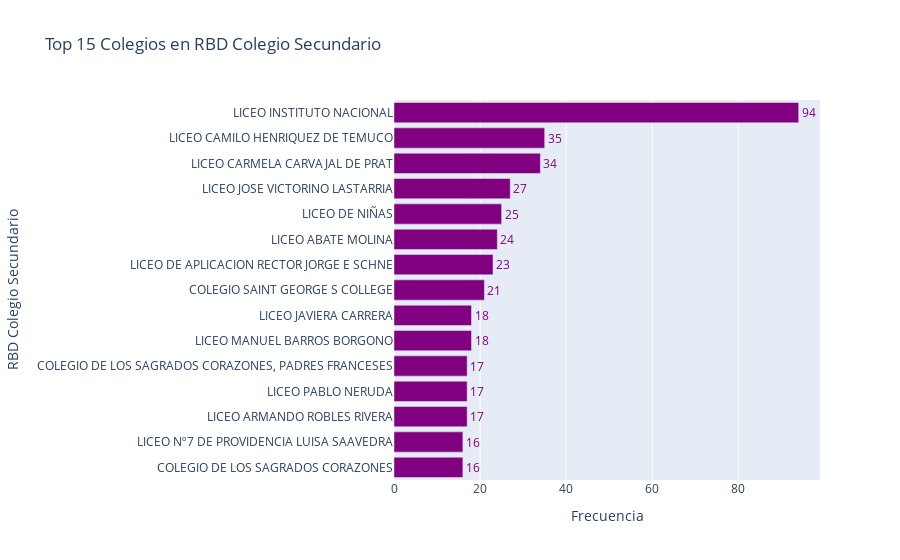

Notebook code cell kept with this figure:
### Code cell
import plotly.express as px

filtered_df = df[df["RBD Colegio Secundario"] != "estudio extranjero"]

top_15_rbd = filtered_df["RBD Colegio Secundario"].value_counts().head(15).sort_values(ascending=True)

top_15_names = filtered_df[filtered_df["RBD Colegio Secundario"].isin(top_15_rbd.index)][["RBD Colegio Secundario", "Nombre Secundaria"]].drop_duplicates().set_index("RBD Colegio Secundario")

top_15_rbd.index = top_15_rbd.index.map(top_15_names["Nombre Secundaria"])

fig = px.bar(top_15_rbd, x=top_15_rbd.values, y=top_15_rbd.index, orientation='h', color_discrete_sequence=['purple'], labels={'x': 'Frecuencia', 'y': 'Nombre Secundaria'}, title='Top 15 Colegios en RBD Colegio Secundario', text=top_15_rbd.values)
fig.update_traces(textposition='outside', textfont_color='purple')
fig.update_layout(yaxis_tickangle=0)
fig.show()

### Figure 1 — Plotly figure (JSON) as saved in the notebook; plotly's stock layout.template omitted (floating-point values rounded to 4 significant figures)
{"data": [{"alignmentgroup": "True", "hovertemplate": "Frecuencia=%{x}<br>RBD Colegio Secundario=%{y}<br>text=%{text}<extra></extra>", "legendgroup": "", "marker": {"color": "purple", "pattern": {"shape": ""}}, "name": "", "offsetgroup": "", "orientation": "h", "showlegend": false, "text": [16, 16, 17, 17, 17, 18, 18, 21, 23, 24, 25, 27, 34, 35, 94], "textfont": {"color": "purple"}, "textposition": "outside", "type": "bar", "x": [16, 16, 17, 17, 17, 18, 18, 21, 23, 24, 25, 27, 34, 35, 94], "xaxis": "x", "y": ["COLEGIO DE LOS SAGRADOS CORAZONES", "LICEO Nº7 DE PROVIDENCIA LUISA SAAVEDRA", "LICEO ARMANDO ROBLES RIVERA", "LICEO PABLO NERUDA", "COLEGIO DE LOS SAGRADOS CORAZONES, PADRES FRANCESES", "LICEO MANUEL BARROS BORGONO", "LICEO JAVIERA CARRERA", "COLEGIO SAINT GEORGE S COLLEGE", "LICEO DE APLICACION RECTOR JORGE E SCHNE", "LICEO ABATE MOLINA", "LICEO DE NIÑAS", "LICEO JOSE VICTORINO LASTARRIA", "LICEO CARMELA CARVAJAL DE PRAT", "LICEO CAMILO HENRIQUEZ DE TEMUCO", "LICEO INSTITUTO NACIONAL"], "yaxis": "y"}], "layout": {"barmode": "relative", "legend": {"tracegroupgap": 0}, "title": {"text": "Top 15 Colegios en RBD Colegio Secundario"}, "xaxis": {"anchor": "y", "domain": [0, 1], "title": {"text": "Frecuencia"}}, "yaxis": {"anchor": "x", "domain": [0, 1], "tickangle": 0, "title": {"text": "RBD Colegio Secundario"}}}}
